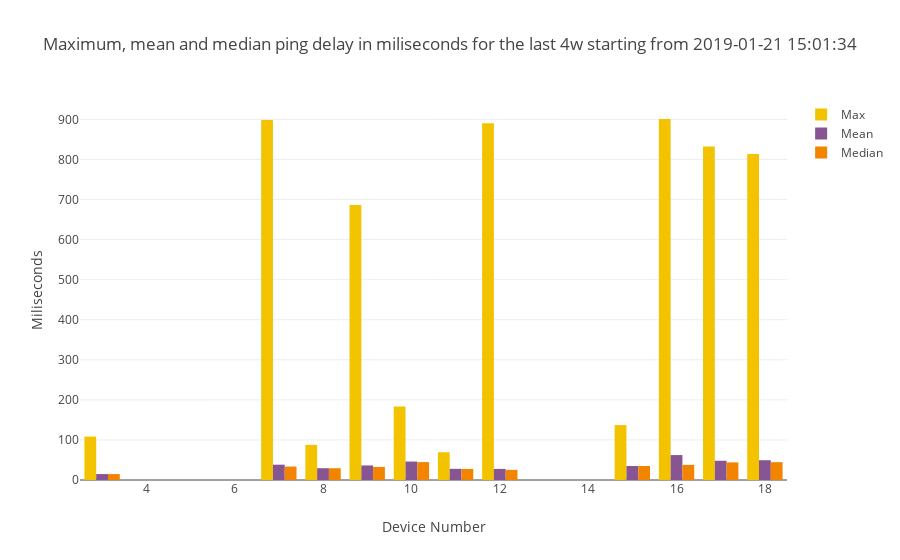

The code cell stored with this chart in its notebook:
### Markdown cell above
Plotting mean and max ping latency results for every reporting result in December.

### Code cell
combined_bar_plot_3traces(xvalues=result_ping_stats["SK_PI"],
                         yvalues1=result_ping_stats["max"],
                         yvalues2=result_ping_stats["mean"],
                         yvalues3=result_ping_stats["median"],
                         name1="Max",
                         name2="Mean",
                         name3="Median",
                         title="Maximum, mean and median ping delay in miliseconds for the last "+time_interval+ " starting from "+ starting_point,
                         stack=False)

### Figure 1 — Plotly figure (JSON) as saved in the notebook; plotly's stock layout.template omitted (floating-point values rounded to 4 significant figures)
{"data": [{"marker": {"color": "F3C300"}, "name": "Max", "type": "bar", "x": [3, 7, 8, 9, 10, 11, 12, 15, 16, 17, 18], "y": [108.3, 898.4, 87.63, 686.3, 183.3, 69.22, 890.7, 137.0, 901.0, 832.2, 813.9]}, {"marker": {"color": "875692"}, "name": "Mean", "type": "bar", "x": [3, 7, 8, 9, 10, 11, 12, 15, 16, 17, 18], "y": [14.79, 38.24, 29.43, 36.31, 46.04, 27.88, 27.68, 35.01, 62.26, 48.05, 49.4]}, {"marker": {"color": "F38400"}, "name": "Median", "type": "bar", "x": [3, 7, 8, 9, 10, 11, 12, 15, 16, 17, 18], "y": [14.72, 33.57, 29.36, 32.59, 44.7, 27.61, 25.2, 35.01, 37.8, 43.96, 44.54]}], "layout": {"title": "Maximum, mean and median ping delay in miliseconds for the last 4w starting from 2019-01-21 15:01:34", "xaxis": {"title": "Device Number"}, "yaxis": {"title": "Miliseconds"}}}
